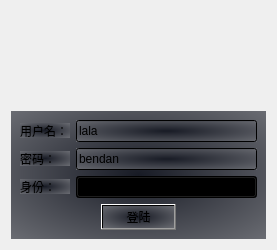
<?xml version="1.0" encoding="UTF-8"?>
<ui version="4.0">
 <class>login</class>
 <widget class="QWidget" name="login">
  <property name="geometry">
   <rect>
    <x>0</x>
    <y>0</y>
    <width>277</width>
    <height>250</height>
   </rect>
  </property>
  <property name="windowTitle">
   <string>登录</string>
  </property>
  <layout class="QGridLayout" name="gridLayout">
   <item row="0" column="0">
    <layout class="QHBoxLayout" name="horizontalLayout">
     <item>
      <widget class="QWidget" name="image_Widget" native="true">
       <property name="minimumSize">
        <size>
         <width>0</width>
         <height>0</height>
        </size>
       </property>
       <property name="styleSheet">
        <string notr="true"/>
       </property>
      </widget>
     </item>
    </layout>
   </item>
   <item row="1" column="0">
    <widget class="QFrame" name="frame">
     <property name="styleSheet">
      <string notr="true">background-color: qradialgradient(spread:pad, cx:0.5, cy:0.5, radius:2, fx:0.5, fy:0.5, stop:0 rgba(24, 27, 37, 255), stop:1 rgba(255, 255, 255, 255));</string>
     </property>
     <layout class="QVBoxLayout" name="verticalLayout">
      <item>
       <layout class="QHBoxLayout" name="horizontalLayout_2">
        <item>
         <widget class="QLabel" name="label">
          <property name="minimumSize">
           <size>
            <width>50</width>
            <height>15</height>
           </size>
          </property>
          <property name="maximumSize">
           <size>
            <width>50</width>
            <height>15</height>
           </size>
          </property>
          <property name="text">
           <string>用户名：</string>
          </property>
         </widget>
        </item>
        <item>
         <widget class="QLineEdit" name="user_LE">
          <property name="text">
           <string>lala</string>
          </property>
         </widget>
        </item>
       </layout>
      </item>
      <item>
       <layout class="QHBoxLayout" name="horizontalLayout_3">
        <item>
         <widget class="QLabel" name="label_2">
          <property name="minimumSize">
           <size>
            <width>50</width>
            <height>15</height>
           </size>
          </property>
          <property name="maximumSize">
           <size>
            <width>50</width>
            <height>15</height>
           </size>
          </property>
          <property name="text">
           <string>密码： </string>
          </property>
         </widget>
        </item>
        <item>
         <widget class="QLineEdit" name="password_LE">
          <property name="text">
           <string>bendan</string>
          </property>
         </widget>
        </item>
       </layout>
      </item>
      <item>
       <layout class="QHBoxLayout" name="horizontalLayout_4">
        <item>
         <widget class="QLabel" name="label_3">
          <property name="sizePolicy">
           <sizepolicy hsizetype="Preferred" vsizetype="Preferred">
            <horstretch>0</horstretch>
            <verstretch>0</verstretch>
           </sizepolicy>
          </property>
          <property name="minimumSize">
           <size>
            <width>50</width>
            <height>15</height>
           </size>
          </property>
          <property name="maximumSize">
           <size>
            <width>50</width>
            <height>15</height>
           </size>
          </property>
          <property name="text">
           <string>身份： </string>
          </property>
         </widget>
        </item>
        <item>
         <widget class="QComboBox" name="job_CB">
          <property name="sizePolicy">
           <sizepolicy hsizetype="Preferred" vsizetype="Fixed">
            <horstretch>0</horstretch>
            <verstretch>0</verstretch>
           </sizepolicy>
          </property>
          <item>
           <property name="text">
            <string>医生</string>
           </property>
          </item>
          <item>
           <property name="text">
            <string>护士</string>
           </property>
          </item>
         </widget>
        </item>
       </layout>
      </item>
      <item>
       <layout class="QHBoxLayout" name="horizontalLayout_5">
        <item>
         <spacer name="horizontalSpacer">
          <property name="orientation">
           <enum>Qt::Horizontal</enum>
          </property>
          <property name="sizeHint" stdset="0">
           <size>
            <width>40</width>
            <height>20</height>
           </size>
          </property>
         </spacer>
        </item>
        <item>
         <widget class="QPushButton" name="login_BT">
          <property name="styleSheet">
           <string notr="true"/>
          </property>
          <property name="text">
           <string>登陆</string>
          </property>
         </widget>
        </item>
        <item>
         <spacer name="horizontalSpacer_2">
          <property name="orientation">
           <enum>Qt::Horizontal</enum>
          </property>
          <property name="sizeHint" stdset="0">
           <size>
            <width>40</width>
            <height>20</height>
           </size>
          </property>
         </spacer>
        </item>
       </layout>
      </item>
     </layout>
    </widget>
   </item>
  </layout>
 </widget>
 <resources/>
 <connections/>
</ui>
